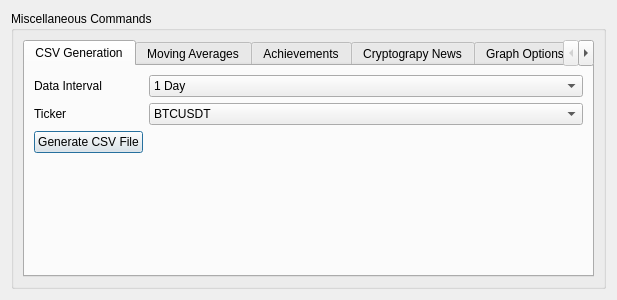
<?xml version="1.0" encoding="UTF-8"?>
<ui version="4.0">
 <class>MiscCommands</class>
 <widget class="QDialog" name="MiscCommands">
  <property name="geometry">
   <rect>
    <x>0</x>
    <y>0</y>
    <width>617</width>
    <height>300</height>
   </rect>
  </property>
  <property name="windowTitle">
   <string>Other Commands</string>
  </property>
  <layout class="QGridLayout" name="gridLayout">
   <item row="0" column="0">
    <widget class="QGroupBox" name="miscellaneousCommandsGroupBox">
     <property name="sizePolicy">
      <sizepolicy hsizetype="Preferred" vsizetype="Expanding">
       <horstretch>0</horstretch>
       <verstretch>0</verstretch>
      </sizepolicy>
     </property>
     <property name="title">
      <string>Miscellaneous Commands</string>
     </property>
     <layout class="QGridLayout" name="gridLayout_2">
      <item row="0" column="0">
       <widget class="QTabWidget" name="tabWidget">
        <property name="sizePolicy">
         <sizepolicy hsizetype="Preferred" vsizetype="MinimumExpanding">
          <horstretch>0</horstretch>
          <verstretch>0</verstretch>
         </sizepolicy>
        </property>
        <property name="currentIndex">
         <number>0</number>
        </property>
        <widget class="QWidget" name="tab_3">
         <attribute name="title">
          <string>CSV Generation</string>
         </attribute>
         <layout class="QGridLayout" name="gridLayout_11">
          <item row="1" column="0">
           <widget class="QLabel" name="csvGenerationTickerLabel">
            <property name="sizePolicy">
             <sizepolicy hsizetype="Fixed" vsizetype="Preferred">
              <horstretch>0</horstretch>
              <verstretch>0</verstretch>
             </sizepolicy>
            </property>
            <property name="text">
             <string>Ticker</string>
            </property>
           </widget>
          </item>
          <item row="4" column="0">
           <spacer name="verticalSpacer_2">
            <property name="orientation">
             <enum>Qt::Vertical</enum>
            </property>
            <property name="sizeHint" stdset="0">
             <size>
              <width>20</width>
              <height>40</height>
             </size>
            </property>
           </spacer>
          </item>
          <item row="0" column="0">
           <widget class="QLabel" name="csvGenerationDataLabel">
            <property name="text">
             <string>Data Interval</string>
            </property>
           </widget>
          </item>
          <item row="2" column="0">
           <widget class="QPushButton" name="generateCSVButton">
            <property name="sizePolicy">
             <sizepolicy hsizetype="Maximum" vsizetype="Fixed">
              <horstretch>0</horstretch>
              <verstretch>0</verstretch>
             </sizepolicy>
            </property>
            <property name="text">
             <string>Generate CSV File</string>
            </property>
           </widget>
          </item>
          <item row="3" column="0">
           <widget class="QLabel" name="csvGenerationStatus">
            <property name="text">
             <string/>
            </property>
           </widget>
          </item>
          <item row="0" column="1" colspan="2">
           <widget class="QComboBox" name="csvGenerationDataInterval">
            <property name="sizePolicy">
             <sizepolicy hsizetype="MinimumExpanding" vsizetype="Fixed">
              <horstretch>0</horstretch>
              <verstretch>0</verstretch>
             </sizepolicy>
            </property>
            <item>
             <property name="text">
              <string>1 Day</string>
             </property>
            </item>
            <item>
             <property name="text">
              <string>3 Days</string>
             </property>
            </item>
            <item>
             <property name="text">
              <string>1 Hour</string>
             </property>
            </item>
            <item>
             <property name="text">
              <string>2 Hours</string>
             </property>
            </item>
            <item>
             <property name="text">
              <string>4 Hours</string>
             </property>
            </item>
            <item>
             <property name="text">
              <string>6 Hours</string>
             </property>
            </item>
            <item>
             <property name="text">
              <string>8 Hours</string>
             </property>
            </item>
            <item>
             <property name="text">
              <string>12 Hour</string>
             </property>
            </item>
            <item>
             <property name="text">
              <string>1 Minute</string>
             </property>
            </item>
            <item>
             <property name="text">
              <string>3 Minutes</string>
             </property>
            </item>
            <item>
             <property name="text">
              <string>5 Minutes</string>
             </property>
            </item>
            <item>
             <property name="text">
              <string>15 Minutes</string>
             </property>
            </item>
            <item>
             <property name="text">
              <string>30 Minutes</string>
             </property>
            </item>
           </widget>
          </item>
          <item row="1" column="1" colspan="2">
           <widget class="QComboBox" name="csvGenerationTicker">
            <property name="sizePolicy">
             <sizepolicy hsizetype="MinimumExpanding" vsizetype="Fixed">
              <horstretch>0</horstretch>
              <verstretch>0</verstretch>
             </sizepolicy>
            </property>
            <item>
             <property name="text">
              <string>BTCUSDT</string>
             </property>
            </item>
           </widget>
          </item>
         </layout>
        </widget>
        <widget class="QWidget" name="tab_4">
         <attribute name="title">
          <string>Moving Averages</string>
         </attribute>
         <layout class="QGridLayout" name="gridLayout_12">
          <item row="4" column="0" colspan="2">
           <widget class="Line" name="line">
            <property name="sizePolicy">
             <sizepolicy hsizetype="Expanding" vsizetype="Fixed">
              <horstretch>0</horstretch>
              <verstretch>0</verstretch>
             </sizepolicy>
            </property>
            <property name="orientation">
             <enum>Qt::Horizontal</enum>
            </property>
           </widget>
          </item>
          <item row="2" column="1">
           <widget class="QSpinBox" name="movingAverageMiscellaneousValue">
            <property name="sizePolicy">
             <sizepolicy hsizetype="MinimumExpanding" vsizetype="Fixed">
              <horstretch>0</horstretch>
              <verstretch>0</verstretch>
             </sizepolicy>
            </property>
            <property name="minimum">
             <number>1</number>
            </property>
           </widget>
          </item>
          <item row="3" column="1">
           <widget class="QLineEdit" name="movingAverageMiscellaneousResult">
            <property name="sizePolicy">
             <sizepolicy hsizetype="MinimumExpanding" vsizetype="Fixed">
              <horstretch>0</horstretch>
              <verstretch>0</verstretch>
             </sizepolicy>
            </property>
            <property name="readOnly">
             <bool>true</bool>
            </property>
           </widget>
          </item>
          <item row="1" column="1">
           <widget class="QComboBox" name="movingAverageMiscellaneousParameter">
            <property name="sizePolicy">
             <sizepolicy hsizetype="MinimumExpanding" vsizetype="Fixed">
              <horstretch>0</horstretch>
              <verstretch>0</verstretch>
             </sizepolicy>
            </property>
            <item>
             <property name="text">
              <string>High</string>
             </property>
            </item>
            <item>
             <property name="text">
              <string>Low</string>
             </property>
            </item>
            <item>
             <property name="text">
              <string>Open</string>
             </property>
            </item>
            <item>
             <property name="text">
              <string>Close</string>
             </property>
            </item>
           </widget>
          </item>
          <item row="2" column="0">
           <widget class="QLabel" name="label_4">
            <property name="sizePolicy">
             <sizepolicy hsizetype="Fixed" vsizetype="Preferred">
              <horstretch>0</horstretch>
              <verstretch>0</verstretch>
             </sizepolicy>
            </property>
            <property name="text">
             <string>Value</string>
            </property>
           </widget>
          </item>
          <item row="0" column="0">
           <widget class="QLabel" name="label_6">
            <property name="sizePolicy">
             <sizepolicy hsizetype="Fixed" vsizetype="Preferred">
              <horstretch>0</horstretch>
              <verstretch>0</verstretch>
             </sizepolicy>
            </property>
            <property name="text">
             <string>Moving Average Type</string>
            </property>
           </widget>
          </item>
          <item row="0" column="1">
           <widget class="QComboBox" name="movingAverageMiscellaneousType">
            <property name="sizePolicy">
             <sizepolicy hsizetype="MinimumExpanding" vsizetype="Fixed">
              <horstretch>0</horstretch>
              <verstretch>0</verstretch>
             </sizepolicy>
            </property>
            <item>
             <property name="text">
              <string>WMA</string>
             </property>
            </item>
            <item>
             <property name="text">
              <string>EMA</string>
             </property>
            </item>
            <item>
             <property name="text">
              <string>SMA</string>
             </property>
            </item>
           </widget>
          </item>
          <item row="1" column="0">
           <widget class="QLabel" name="parameterLabel_2">
            <property name="sizePolicy">
             <sizepolicy hsizetype="Fixed" vsizetype="Preferred">
              <horstretch>0</horstretch>
              <verstretch>0</verstretch>
             </sizepolicy>
            </property>
            <property name="text">
             <string>Parameter</string>
            </property>
           </widget>
          </item>
          <item row="3" column="0">
           <widget class="QLabel" name="label_5">
            <property name="sizePolicy">
             <sizepolicy hsizetype="Fixed" vsizetype="Preferred">
              <horstretch>0</horstretch>
              <verstretch>0</verstretch>
             </sizepolicy>
            </property>
            <property name="text">
             <string>Result</string>
            </property>
           </widget>
          </item>
          <item row="5" column="0" colspan="2">
           <spacer name="verticalSpacer">
            <property name="orientation">
             <enum>Qt::Vertical</enum>
            </property>
            <property name="sizeHint" stdset="0">
             <size>
              <width>20</width>
              <height>40</height>
             </size>
            </property>
           </spacer>
          </item>
         </layout>
        </widget>
        <widget class="QWidget" name="tab_8">
         <attribute name="title">
          <string>Achievements</string>
         </attribute>
         <layout class="QFormLayout" name="formLayout">
          <item row="0" column="0">
           <widget class="QLabel" name="label">
            <property name="text">
             <string>Made $1000 profit.</string>
            </property>
           </widget>
          </item>
          <item row="0" column="1">
           <widget class="QLabel" name="label_13">
            <property name="text">
             <string>Not Achieved</string>
            </property>
           </widget>
          </item>
          <item row="1" column="0">
           <widget class="QLabel" name="label_2">
            <property name="text">
             <string>Made $2000 profit.</string>
            </property>
           </widget>
          </item>
          <item row="1" column="1">
           <widget class="QLabel" name="label_14">
            <property name="text">
             <string>Not Achieved</string>
            </property>
           </widget>
          </item>
          <item row="2" column="0">
           <widget class="QLabel" name="label_3">
            <property name="text">
             <string>Made $3000 profit.</string>
            </property>
           </widget>
          </item>
          <item row="2" column="1">
           <widget class="QLabel" name="label_15">
            <property name="text">
             <string>Not Achieved</string>
            </property>
           </widget>
          </item>
          <item row="3" column="0">
           <widget class="QLabel" name="label_7">
            <property name="text">
             <string>Made $4000 profit.</string>
            </property>
           </widget>
          </item>
          <item row="3" column="1">
           <widget class="QLabel" name="label_16">
            <property name="text">
             <string>Not Achieved</string>
            </property>
           </widget>
          </item>
          <item row="4" column="0">
           <widget class="QLabel" name="label_8">
            <property name="text">
             <string>Made $5000 profit.</string>
            </property>
           </widget>
          </item>
          <item row="4" column="1">
           <widget class="QLabel" name="label_17">
            <property name="text">
             <string>Not Achieved</string>
            </property>
           </widget>
          </item>
          <item row="5" column="0">
           <widget class="QLabel" name="label_9">
            <property name="text">
             <string>Made $10000 profit.</string>
            </property>
           </widget>
          </item>
          <item row="5" column="1">
           <widget class="QLabel" name="label_18">
            <property name="text">
             <string>Not Achieved</string>
            </property>
           </widget>
          </item>
          <item row="6" column="0">
           <widget class="QLabel" name="label_10">
            <property name="text">
             <string>Made $20000 profit.</string>
            </property>
           </widget>
          </item>
          <item row="6" column="1">
           <widget class="QLabel" name="label_19">
            <property name="text">
             <string>Not Achieved</string>
            </property>
           </widget>
          </item>
          <item row="7" column="0">
           <widget class="QLabel" name="label_11">
            <property name="text">
             <string>Made $30000 profit.</string>
            </property>
           </widget>
          </item>
          <item row="7" column="1">
           <widget class="QLabel" name="label_20">
            <property name="text">
             <string>Not Achieved</string>
            </property>
           </widget>
          </item>
          <item row="8" column="0">
           <widget class="QLabel" name="label_12">
            <property name="text">
             <string>Made $45000 profit.</string>
            </property>
           </widget>
          </item>
          <item row="8" column="1">
           <widget class="QLabel" name="label_21">
            <property name="text">
             <string>Not Achieved</string>
            </property>
           </widget>
          </item>
         </layout>
        </widget>
        <widget class="QWidget" name="tab_6">
         <attribute name="title">
          <string>Cryptograpy News</string>
         </attribute>
        </widget>
        <widget class="QWidget" name="tab_7">
         <attribute name="title">
          <string>Graph Options</string>
         </attribute>
        </widget>
        <widget class="QWidget" name="tab">
         <attribute name="title">
          <string>Memes</string>
         </attribute>
        </widget>
       </widget>
      </item>
     </layout>
    </widget>
   </item>
  </layout>
 </widget>
 <resources/>
 <connections/>
</ui>
